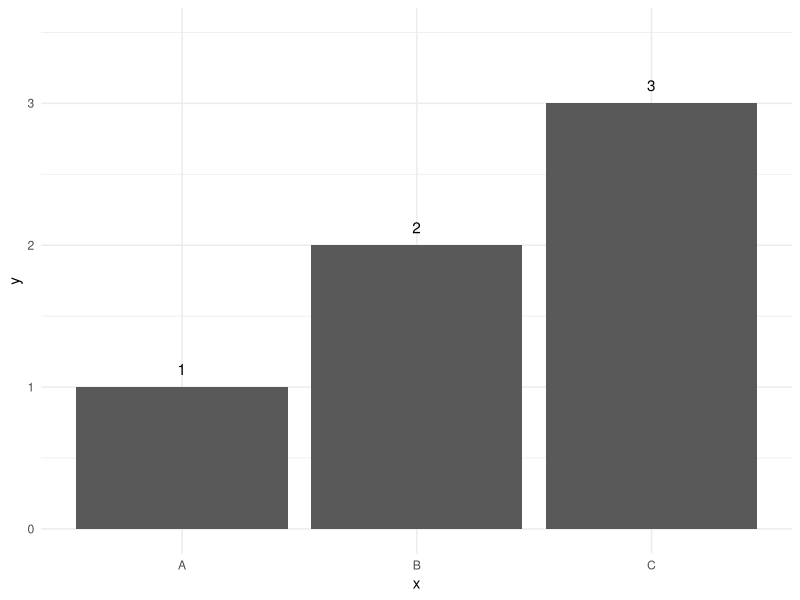
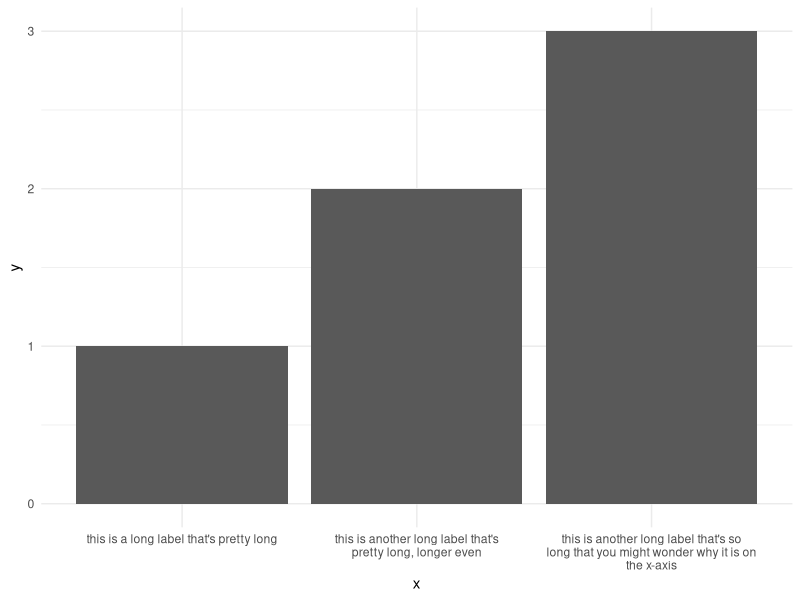
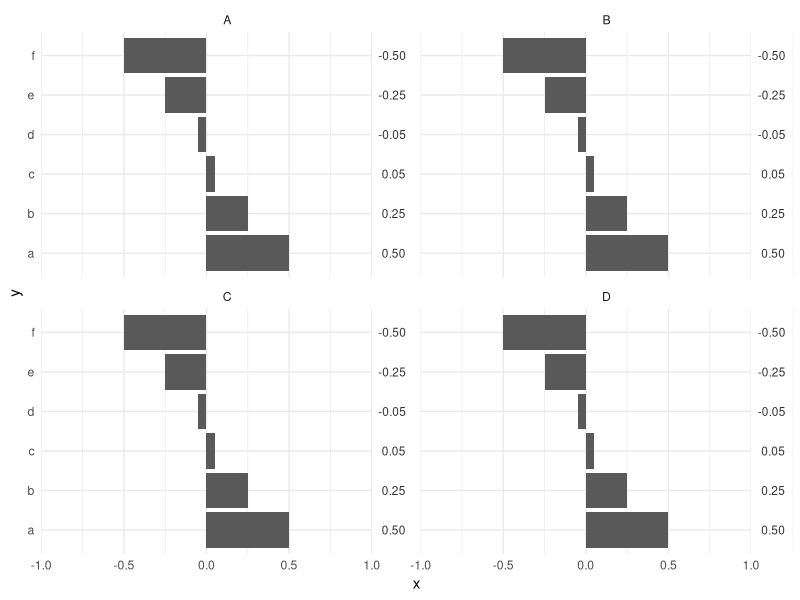

Recreate these plots in R, in order.
## ---- chunk 1
#| label: setup
#| message: false

# Load required packages
library(tidyverse)
library(scales)
## ---- chunk 2
#| label: geom-labels
data <- tibble(
  x = c("A", "B", "C"),
  y = 1:3
)

ggplot(data, aes(x = x, y = y)) +
  geom_col() +
  geom_text(aes(label = y), vjust = unit(-1, "lines")) +
  coord_cartesian(ylim = c(0, 3.5)) +
  theme_minimal()
## ---- chunk 3
#| label: long-labels
data <- tibble(
  x = c(
    "this is a long label that's pretty long",
    "this is another long label that's pretty long, longer even",
    "this is another long label that's so long that you might
      wonder why it is on the x-axis"
  ),
  y = 1:3
)

ggplot(data, aes(x = x, y = y)) +
  geom_col() +
  scale_x_discrete(labels = label_wrap(40)) +
  theme_minimal()
## ---- chunk 4
#| label: labels-next-to-plot
data <- tibble(
  x = rep(c(.5, .25, .05, -.05, -.25, -.5), 4),
  y = rep(c("a", "b", "c", "d", "e", "f"), 4),
  facet = rep(c("A", "B", "C", "D"), each = 6)
)

ggplot(data, aes(x = x, y = y)) +
  geom_col() +
  facet_wrap(~facet) +
  geom_rect(
    aes(xmin = 1, xmax = Inf, ymin = -Inf, ymax = Inf),
    fill = "white"
  ) +
  geom_text(
    aes(x = 1.125, y = y, label = format(round(x, 2), nsmall = 2)),
    size = 3,
    alpha = .8,
    hjust = .5
  ) +
  scale_x_continuous(
    limits = c(-1, 1.25),
    expand = expansion(mult = c(0, 0))
  ) +
  theme_minimal()
